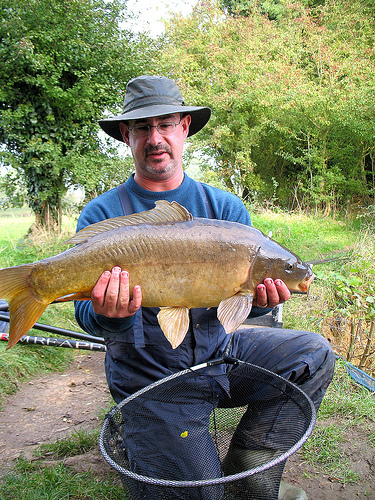
#> input picture project/images2/n01440764_1.JPEG, 375 x 500 px, found by its file name; its folder holds only this picture in this run
$ python Project_REV01.py
#> lines starting #> are read from the running program, lines starting #| are printed output that depends on the picture
### project/shredder_public.py
import cv2
import os
import numpy as np
import random
import matplotlib.pyplot as plt


class Data_shredder():
    def __init__(self, directory="project/images2/", output_directory="project/output1/", num_of_duplication=1, number_of_crops=4, net_input_size=[30, 25, 25]):
        self.X_training_documents = []
        self.IM_DIR = directory  # directory_doc="project/documents/"
        self.OUTPUT_DIR = output_directory
        self.files = os.listdir(self.IM_DIR)
        self.num_of_duplication = num_of_duplication
        self.number_of_samples = np.size(self.files) * num_of_duplication

        self.tiles_per_dim = number_of_crops      # update this number for 4X4 crop 2X2 or 5X5 crops.
        self.n_data_size = net_input_size  # here we are defining the training set size, this dimension is depend on the net input

        self.X_training = np.zeros((self.number_of_samples, self.n_data_size[0], self.n_data_size[1], self.n_data_size[2]))
        self.y_training = np.zeros((self.number_of_samples, self.n_data_size[0], int(np.floor(np.sqrt(self.n_data_size[0]))**2+2)))
        # self.X_training_documents = np.zeros((np.shape(self.files_doc), self.n_data_size[0], self.n_data_size[1], self.n_data_size[2]))

        # self.X_validation = np.zeros((self.number_of_samples, self.n_data_size[0], self.n_data_size[1], self.n_data_size[2]))
        # self.y_validation = np.zeros((self.number_of_samples, self.n_data_size[0], 38))

    def generate_data(self, add_random_crops=1, tiles_per_dim=[2, 4, 5], save_crops=0):

#> called with add_random_crops = 0, save_crops = 1
        show_figure = 0  # change this ver. to "1" if you would like to watch the pictures
        j = 0
        for duplication in range(self.num_of_duplication):
            print("Duplication #", duplication, "out of", self.num_of_duplication)

            for f in self.files:
                self.tiles_per_dim = np.array(random.sample(tiles_per_dim, k=1))[0]
                # print(self.tiles_per_dim)

                im = cv2.imread(self.IM_DIR+f)
#> im is the input picture: shape (500, 375, 3); mean B, G, R 101.3, 130.9, 126.6
                im = cv2.cvtColor(im, cv2.COLOR_RGB2GRAY)
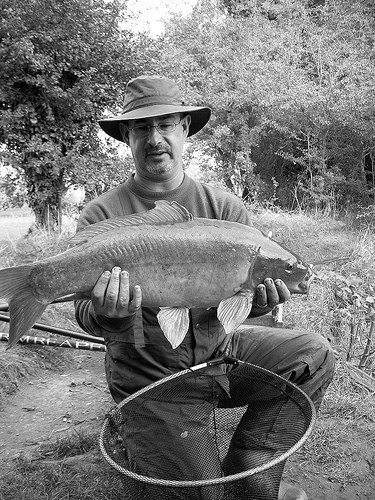
#> im: shape (500, 375); min 0, max 255, mean 121.6
                height = im.shape[0]
#> height = 500
                width = im.shape[1]
#> width = 375

                frac_h = height//self.tiles_per_dim
#> frac_h = 250
                frac_w = width//self.tiles_per_dim
#> frac_w = 187
                i = 0

                if show_figure:
                    plt.imshow(im, cmap='gray')
                    plt.show()

                for h in range(self.tiles_per_dim):
                    for w in range(self.tiles_per_dim):

                        crop = im[h*frac_h:(h+1)*frac_h, w*frac_w:(w+1)*frac_w]  # create crop
                        if save_crops:
                            cv2.imwrite(self.OUTPUT_DIR+f[:-4]+"_{}.jpg".format(str(i).zfill(2)), crop)  # save the crops of picture

                        reshape_crop = cv2.resize(crop, dsize=(self.n_data_size[1], self.n_data_size[2]), interpolation=cv2.INTER_CUBIC)  # resize picture size for equal sizing

                        self.X_training[j, i] = reshape_crop
                        self.y_training[j, i, i] = 1
                        i = i + 1

                        if show_figure:
                            plt.imshow(reshape_crop, cmap='gray', interpolation='bicubic')
                            plt.show()
#> this loop made 2 passes
#> pass 1, in generate_data, `cv2.imwrite(self.OUTPUT_DIR+f[:-4]+"_{}.jpg".format(str(i).zfill(2)), ..`:
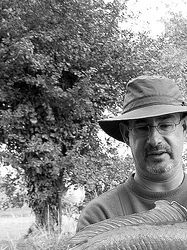
#> saved as n01440764_1._00.jpg: shape (250, 187); min 0, max 255, mean 128.2
#> pass 1, in generate_data, `cv2.imwrite(self.OUTPUT_DIR+f[:-4]+"_{}.jpg".format(str(i).zfill(2)), ..`:
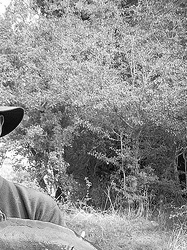
#> saved as n01440764_1._01.jpg: shape (250, 187); min 0, max 255, mean 144.4
#> pass 2, in generate_data, `cv2.imwrite(self.OUTPUT_DIR+f[:-4]+"_{}.jpg".format(str(i).zfill(2)), ..`:
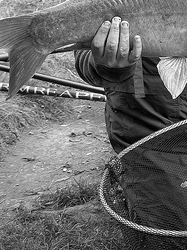
#> saved as n01440764_1._02.jpg: shape (250, 187); min 0, max 255, mean 104.3
#> pass 2, in generate_data, `cv2.imwrite(self.OUTPUT_DIR+f[:-4]+"_{}.jpg".format(str(i).zfill(2)), ..`:
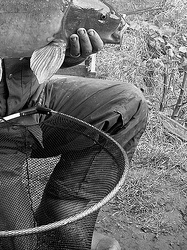
#> saved as n01440764_1._03.jpg: shape (250, 187); min 0, max 255, mean 109.3
#> after the loop, i = 4

                if add_random_crops:
                    for add in range(self.tiles_per_dim):
                        randome_pic = self.files[np.random.randint(1, self.number_of_samples/self.num_of_duplication)]  # todo: self.number_of_samples/3
                        h = np.random.randint(0, self.tiles_per_dim-1)  # TODO: change to "self.tiles_per_dim - 1"?
                        w = np.random.randint(0, self.tiles_per_dim-1)

                        im = cv2.imread(self.IM_DIR + randome_pic)
                        im = cv2.cvtColor(im, cv2.COLOR_RGB2GRAY)
                        height = im.shape[0]
                        width = im.shape[1]

                        frac_h = height // self.tiles_per_dim
                        frac_w = width // self.tiles_per_dim

                        crop = im[h*frac_h:(h+1)*frac_h, w*frac_w:(w+1)*frac_w]  # create crop
                        reshape_crop = cv2.resize(crop, dsize=(self.n_data_size[1], self.n_data_size[2]), interpolation=cv2.INTER_CUBIC)  # resize picture size for equal sizing

                        self.X_training[j, i] = reshape_crop
                        self.y_training[j, i, int(np.floor(np.sqrt(self.n_data_size[0]))**2)] = 1

                        if show_figure:
                            plt.imshow(reshape_crop, cmap='gray', interpolation='bicubic')
                            plt.show()
                        i += 1

                self.y_training[j, i:, int(np.floor(np.sqrt(self.n_data_size[0]))**2+1)] = 1  # TODO: check if i or i+1

                # print(j)
                self.X_training, self.y_training = self.shuffle_pic(self.X_training, self.y_training, j, i)
                j = j + 1
                return self.X_training, self.y_training  #, x_test, y_test

    def shuffle_pic(self, picture_matrix, tag_vector, j, i):
#> called with picture_matrix = array of shape (1, 30, 25, 25), tag_vector = array of shape (1, 30, 27), j = 0, i = 4
        assert np.shape(picture_matrix)[1] == np.shape(tag_vector)[1]
        p = np.random.permutation(i)
#> p = [2, 3, 1, 0]
        picture_matrix[j, :i] = picture_matrix[j, p]
        tag_vector[j, :i] = tag_vector[j, p]
        return picture_matrix, tag_vector


# [5 lines left out: function shuffle_before_fit, not called in this run]

### project/Project_REV01.py
from project import shredder_public as shred
import numpy as np


if __name__ == '__main__':
    # data_pic = shred.Data_shredder(directory="project/images1/", output_directory="project/output1/", num_of_duplication=1, net_input_size=[30, 25, 25])
    data_pic = shred.Data_shredder(directory="project/images2/", output_directory="project/output1/", num_of_duplication=1, net_input_size=[30, 25, 25])
    # data_doc = shred.Data_shredder(directory="project/doc1/", output_directory="project/output1/", num_of_duplication=1, net_input_size=[30, 25, 25])
    # data_doc = shred.Data_shredder(directory="project/documents/", output_directory="project/output/", net_input_size=[42, 100, 100])

    x, y = data_pic.generate_data(tiles_per_dim=[2], save_crops=1, add_random_crops=0)

    # [14 lines of commented-out code are left out]
